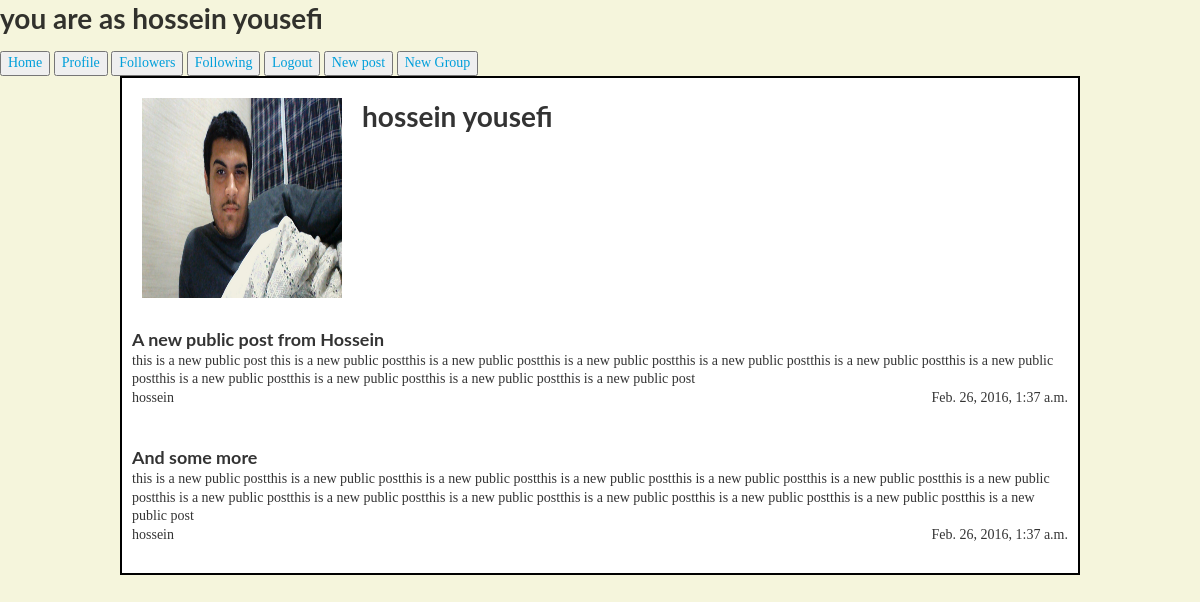
Page /profile (signed in) on the earlier database version.
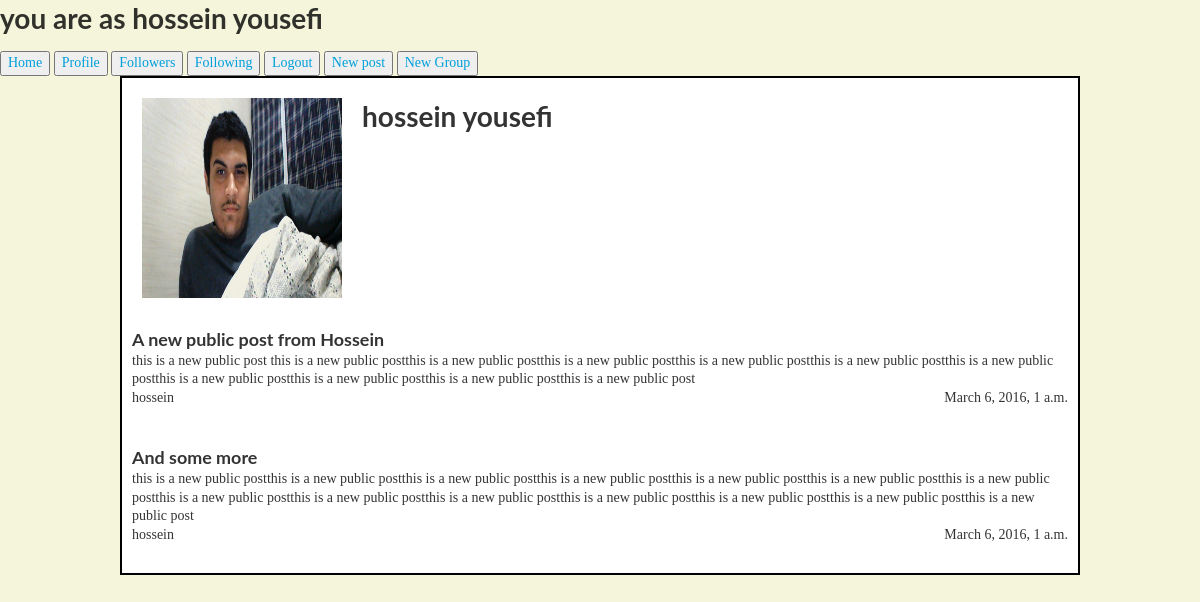
Same page on the later database version.
### xnote_base/models.py (models this page shows, shortened)
class Post(models.Model):
    is_public = models.BooleanField(default=False)
    post_type = models.CharField(choices=(
        ('normal', 'Normal'),
        ('quick', 'Quick'),
    ), default='normal', max_length=50)
    title = models.CharField(max_length=100)
    related_tags = models.ManyToManyField(Tag, blank=True)
    context = models.TextField()
    publish_time = models.DateTimeField(default=timezone.now)
    author = models.ForeignKey(SuperConductor, null=True, blank=True)
    event = models.ForeignKey(Event, null=True, blank=True)

class SuperConductor(models.Model):
    real_name = models.CharField(max_length=100, default='Unknown')
    description = models.CharField(max_length=1000, default='Nothing')
    real_type = models.ForeignKey(ContentType)
    url_name = models.CharField(max_length=100, null=True, blank=True)
    is_formal = models.BooleanField(default=False)
    profile_image = models.ImageField(upload_to='profile_image', null=True, blank=True)
    def __str__(self):
        return self.url_name

### xnote_base/views.py (the view)
# urls.py: url(r'^profile$', views.my_profile, name='profile'),
@login_required
def my_profile(request):
    post_list = Post.objects.filter(author=request.user.person)
    if 'platform' in request.GET and request.GET['platform'] == 'android':
        return JsonResponse({
            'user': request.user.first_name + ' ' + request.user.last_name,
            'post_list': serializers.serialize('json', post_list)
        })
    else:
        return render(request, 'xnote_base/profile.html', {
            'user': request.user,
            'post_list': post_list,
        })

### templates/xnote_base/profile.html (shortened to what this page needs)
{% extends 'xnote_base/user_super_page.html' %}
{% load static %}
{% block add_css_and_js %}
    <link type="text/css" rel="stylesheet" href="{% static 'styles/profile.css' %}"/>
{% endblock %}
{% block body %}
    <div class="post-container">
        <div class="header">
            <div class="image">
                <img id="img" src="{{ user.person.profile_image.url }}"/>
            </div>
            <div class="name">
                <h1><b>{{ user.get_full_name }}</b></h1>
            </div>
        </div>
        <div class="panel-group">
            {% for post in post_list %}
                <div class="panel panel-primary">
                    <div class="panel-heading">
                        <h3 style="display: inline">{{ post.title }}</h3>
                    </div>
                    <div class="panel-body">
                        {{ post.context }}
                    </div>
                    <div class="panel-footer">
                        <div class="panel-author"> {{ post.author }}</div>
                        <div class="panel-date">{{ post.publish_time }}</div>
                        <br style="clear: both"/>
                    </div>
                </div>
                <br style="clear: both"/>
            {% endfor %}
        </div>
        <br style="clear: both"/>
    </div>
{% endblock %}

Differences in the rows shown:
changed Post "A new public post from Hossein": publish_time "Feb. 26, 2016, 1:37 a.m." → "March 6, 2016, 1 a.m."
changed Post "And some more": publish_time "Feb. 26, 2016, 1:37 a.m." → "March 6, 2016, 1 a.m."
